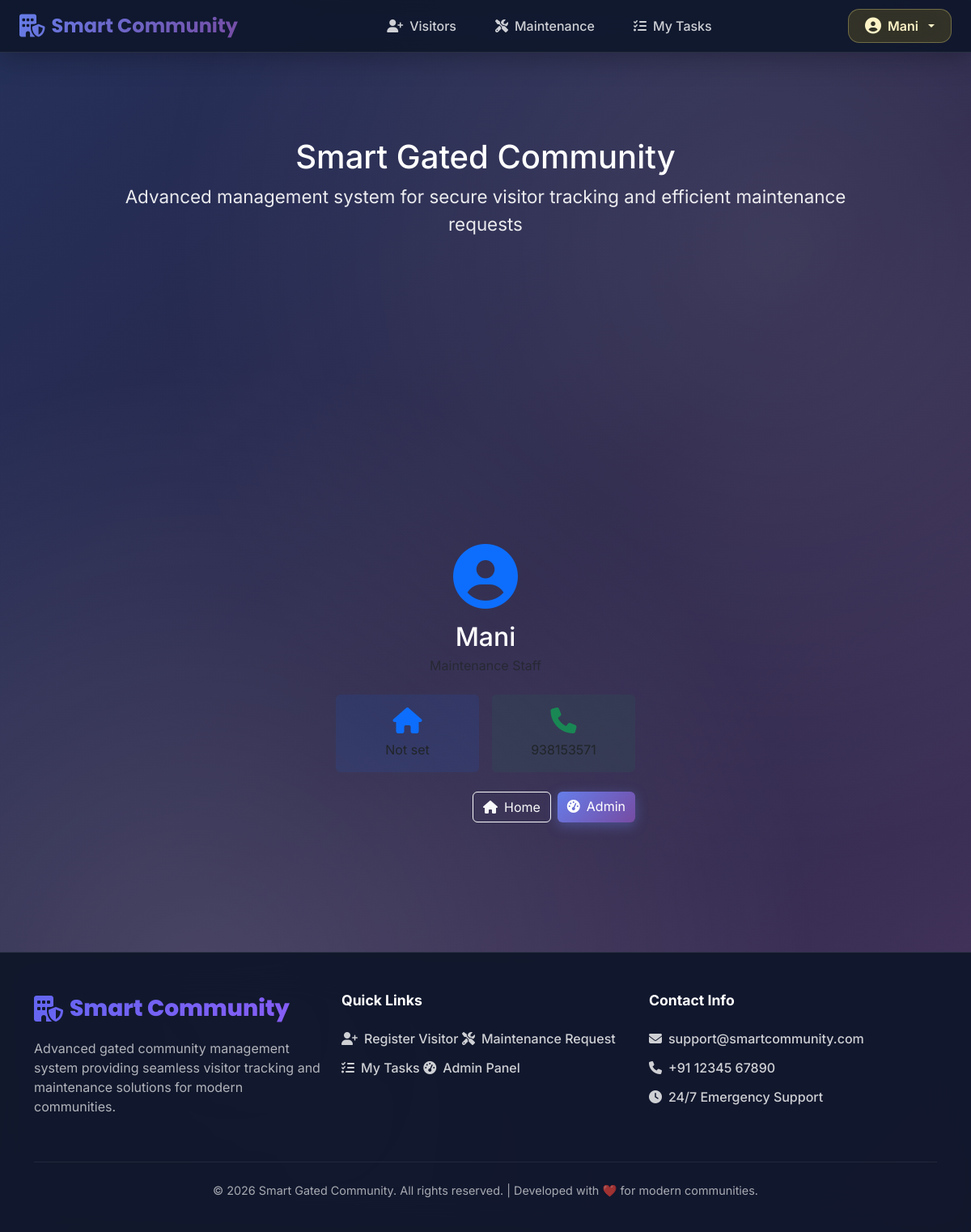
The app's page /accounts/profile/ (signed in) with its own data.
### accounts/models.py (models this page shows, shortened)
class User(AbstractUser):
    class Role(models.TextChoices):
        ADMIN = "ADMIN", "Admin"
        RESIDENT = "RESIDENT", "Resident"
        STAFF = "STAFF", "Maintenance Staff"
        GUARD = "GUARD", "Security Guard"
    role = models.CharField(
        max_length=20,
        choices=Role.choices,
        default=Role.RESIDENT,
    )
    flat_number = models.CharField(max_length=20, blank=True, null=True)
    phone = models.CharField(max_length=15, blank=True, null=True)
    class Designation(models.TextChoices):
        PLUMBER = "PLUMBER", "Plumber"
        ELECTRICIAN = "ELECTRICIAN", "Electrician"
        CARPENTER = "CARPENTER", "Carpenter"
        PAINTER = "PAINTER", "Painter"
        HVAC_TECHNICIAN = "HVAC_TECHNICIAN", "HVAC Technician"
        GARDENER = "GARDENER", "Gardener"
        SECURITY_GUARD = "SECURITY_GUARD", "Security Guard"
        CLEANER = "CLEANER", "Cleaner"
        GENERAL = "GENERAL", "General Maintenance"
    designation = models.CharField(
        max_length=20,
        choices=Designation.choices,
        blank=True,
        null=True,
        help_text="Staff designation"
    )

### accounts/views.py (the view)
# urls.py: path('profile/', views.profile, name='profile'),
@login_required
def profile(request):
    user = request.user
    context = {
        'user': user,
        'role_display': user.get_role_display() if hasattr(user, 'get_role_display') else user.role,
    }
    return render(request, 'accounts/profile.html', context)

### templates/accounts/profile.html (shortened to what this page needs)
{% extends "base.html" %}
{% block content %}
<div class="py-5">
    <div class="row justify-content-center">
        <div class="col-lg-8 col-xl-6">
            <div class="card-glass text-center p-5">
                <div class="mb-4">
                    <i class="fa-solid fa-user-circle fa-5x text-primary mb-3"></i>
                    <h1 class="h2 mb-1">{{ user.username }}</h1>
                    <p class="text-muted mb-0">{{ role_display }}</p>
                </div>
                <div class="row g-3 mb-4">
                    <div class="col-6">
                        <div class="card bg-primary bg-opacity-10 border-0 text-center p-3">
                            <i class="fa-solid fa-home fa-2x mb-2 text-primary"></i>
                            <div>{{ user.flat_number|default:"Not set" }}</div>
                        </div>
                    </div>
                    <div class="col-6">
                        <div class="card bg-success bg-opacity-10 border-0 text-center p-3">
                            <i class="fa-solid fa-phone fa-2x mb-2 text-success"></i>
                            <div>{{ user.phone|default:"Not set" }}</div>
                        </div>
                    </div>
                </div>
                <div class="d-grid gap-2 d-md-flex justify-content-md-end">
                    <a href="/" class="btn btn-outline-light">
                        <i class="fa-solid fa-house me-2"></i>Home
                    </a>
                    <a href="/admin/" class="btn btn-primary">
                        <i class="fa-solid fa-gauge-high me-2"></i>Admin
                    </a>
                </div>
            </div>
        </div>
    </div>
</div>
{% endblock %}

### templates/base.html (shortened to what this page needs)
<!DOCTYPE html>
<html lang="en">
<head>
    <link href="https://cdn.jsdelivr.net/npm/bootstrap@5.3.2/dist/css/bootstrap.min.css"
          rel="stylesheet"
>
    <link rel="stylesheet"
          href="https://cdnjs.cloudflare.com/ajax/libs/font-awesome/6.5.1/css/all.min.css"
>
</head>
<body {% if request.path == '/' %}class="home-page"{% endif %}>
    <nav class="navbar navbar-expand-lg navbar-dark fixed-top">
        <div class="container-fluid px-4">
            <a class="navbar-brand d-flex align-items-center" href="{% url 'home' %}">
                <i class="fa-solid fa-building-shield me-2 fs-3"></i>
                <span>Smart Community</span>
            </a>
            <div class="collapse navbar-collapse" id="mainNavbar">
                <ul class="navbar-nav mx-auto mb-2 mb-lg-0">
                    <li class="nav-item">
                        <a class="nav-link {% if request.path|slice:'0:10' == '/visitors/' %}active{% endif %}"
                           href="/visitors/create/">
                            <i class="fa-solid fa-user-plus me-2"></i>Visitors
                        </a>
                    </li>
                    <li class="nav-item">
                        <a class="nav-link {% if request.path|slice:'0:13' == '/maintainance/' %}active{% endif %}"
                           href="/maintainance/create/">
                            <i class="fa-solid fa-tools me-2"></i>Maintenance
                        </a>
                    </li>
                    {% if request.user.is_authenticated and request.user.role == 'STAFF' %}
                    <li class="nav-item">
                        <a class="nav-link {% if request.path|slice:'0:20' == '/maintainance/my-tasks' %}active{% endif %}"
                           href="/maintainance/my-tasks/">
                            <i class="fa-solid fa-list-check me-2"></i>My Tasks
                        </a>
                    </li>
                    {% endif %}
                </ul>
                <div class="d-flex align-items-center gap-3">
                    {% if request.user.is_authenticated %}
                        <div class="dropdown">
                            <button class="btn user-btn dropdown-toggle d-flex align-items-center gap-2"
                                    type="button" data-bs-toggle="dropdown" aria-expanded="false">
                                <i class="fa-solid fa-user-circle fs-5"></i>
                                <span class="d-none d-md-inline">{{ request.user.username }}</span>
                            </button>
                        </div>
                    {% else %}
                        <a href="{% url 'login' %}" class="btn btn-primary">
                            <i class="fa-solid fa-right-to-bracket me-2"></i>Login
                        </a>
                    {% endif %}
                </div>
            </div>
        </div>
    </nav>
    {% if request.path != "/accounts/login/" and request.path != "/login/" %}
    <section class="hero-section">
        <div class="container">
            <div class="row justify-content-center">
                <div class="col-12 col-lg-10">
                    <div class="hero-content">
                        <h1 class="hero-title">Smart Gated Community</h1>
                        <p style="font-size: clamp(1.1rem, 3vw, 1.4rem); opacity: 0.9; font-weight: 400;">
                            Advanced management system for secure visitor tracking and efficient maintenance requests
                        </p>
                    </div>
                </div>
            </div>
        </div>
    </section>
    {% endif %}
    <div class="container-fluid main-wrapper px-3 px-md-4">
        <div class="row">
            <div class="col-12 col-xl-10 mx-auto">
                {% block content %}{% endblock %}
            </div>
        </div>
    </div>
    <footer class="footer">
        <div class="container">
            <div class="row">
                <div class="col-lg-4 col-md-6 mb-4">
                    <div class="footer-brand d-flex align-items-center mb-3">
                        <i class="fa-solid fa-building-shield me-2 fs-2"></i>
                    </div>
                    <p class="opacity-75 mb-0">Advanced gated community management system providing seamless visitor tracking and maintenance solutions for modern communities.</p>
                </div>
                <div class="col-lg-4 col-md-6 mb-4">
                    <h5>Quick Links</h5>
                    <div class="footer-links">
                        <a href="/visitors/create/"><i class="fa-solid fa-user-plus"></i>Register Visitor</a>
                        <a href="/maintainance/create/"><i class="fa-solid fa-tools"></i>Maintenance Request</a>
                        {% if request.user.is_authenticated and request.user.role == 'STAFF' %}
                        <a href="/maintainance/my-tasks/"><i class="fa-solid fa-list-check"></i>My Tasks</a>
                        {% endif %}
                        <a href="/admin/"><i class="fa-solid fa-gauge-high"></i>Admin Panel</a>
                    </div>
                </div>
                <div class="col-lg-4 col-md-12 mb-4">
                    <h5>Contact Info</h5>
                    <div class="footer-links">
                        <a href="#"><i class="fa-solid fa-envelope"></i>support@smartcommunity.com</a>
                        <a href="#"><i class="fa-solid fa-phone"></i>+91 12345 67890</a>
                        <a href="#"><i class="fa-solid fa-clock"></i>24/7 Emergency Support</a>
                    </div>
                </div>
            </div>
            <div class="footer-bottom">
                <p>&copy; 2026 Smart Gated Community. All rights reserved. | Developed with ❤️ for modern communities.</p>
            </div>
        </div>
    </footer>
</body>
</html>

### templates/base.html (style rules this page uses)
:root { --primary: #6366f1; --secondary: #8b5cf6; --accent: #ec4899; --success: #10b981; --warning: #f59e0b; --danger: #ef4444; --dark: #0f172a; --darker: #020617; --light: #f8fafc; --glass: rgba(255, 255, 255, 0.05); --glass-border: rgba(255, 255, 255, 0.1); --profile-gold: linear-gradient(135deg, #facc15, #eab308); }
* { margin: 0; padding: 0; box-sizing: border-box; }
body { font-family: 'Inter', sans-serif; background: linear-gradient(rgba(15, 23, 42, 0.75), rgba(15, 23, 42, 0.75)), linear-gradient(135deg, #667eea 0%, #764ba2 50%, #f093fb 100%); background-attachment: fixed; color: #fff; min-height: 100vh; position: relative; overflow-x: hidden; }
body::before { content: ''; position: fixed; top: 0; left: 0; width: 100%; height: 100%; background: radial-gradient(circle at 20% 80%, rgba(255, 255, 255, 0.15) 0%, transparent 50%), radial-gradient(circle at 80% 20%, rgba(255, 255, 255, 0.1) 0%, transparent 50%); animation: bgShift 30s ease infinite; z-index: -1; }
.navbar { background: rgba(15, 23, 42, 0.92) !important; backdrop-filter: blur(25px) saturate(180%); border-bottom: 1px solid var(--glass-border); box-shadow: 0 8px 32px rgba(0, 0, 0, 0.25); transition: all 0.4s ease; }
.user-btn { background: rgba(250, 204, 21, 0.15) !important; backdrop-filter: blur(20px); border: 1px solid rgba(254, 240, 138, 0.3) !important; border-radius: 14px; padding: 0.5rem 1.25rem; color: #fef3c7 !important; transition: all 0.4s cubic-bezier(0.4, 0, 0.2, 1); font-weight: 600; }
.hero-section { min-height: 60vh; display: flex; align-items: center; position: relative; padding: 3rem 0; }
.hero-content { text-align: center; }
.main-wrapper { padding-top: 6rem; padding-bottom: 4rem; min-height: calc(100vh - 220px); }
.navbar-brand { font-family: 'Poppins', sans-serif; font-weight: 700; font-size: 1.5rem; background: linear-gradient(135deg, #667eea 0%, #764ba2 100%); -webkit-background-clip: text; background-clip: text; color: transparent; }
.btn-primary { background: linear-gradient(135deg, #667eea 0%, #764ba2 100%); box-shadow: 0 4px 15px rgba(102, 126, 234, 0.4); border: none; }
.nav-link { color: rgba(255, 255, 255, 0.8) !important; font-weight: 500; padding: 0.75rem 1.25rem !important; margin: 0 0.25rem; border-radius: 12px; transition: all 0.3s cubic-bezier(0.4, 0, 0.2, 1); }
.footer { background: rgba(15, 23, 42, 0.95); backdrop-filter: blur(25px) saturate(180%); border-top: 1px solid var(--glass-border); color: rgba(255, 255, 255, 0.9); padding: 3rem 0 1.5rem; }
.footer-brand { font-family: 'Poppins', sans-serif; font-size: 1.75rem; font-weight: 800; background: linear-gradient(135deg, var(--primary), var(--secondary)); -webkit-background-clip: text; background-clip: text; color: transparent; margin-bottom: 1rem; }
.footer h5 { font-weight: 700; color: #fff; margin-bottom: 1.5rem; font-size: 1.1rem; }
.footer-links a { color: rgba(255, 255, 255, 0.8); text-decoration: none; display: inline-flex; align-items: center; gap: 0.5rem; margin-bottom: 0.75rem; transition: all 0.3s ease; font-weight: 500; }
.footer-bottom { border-top: 1px solid rgba(255, 255, 255, 0.1); padding-top: 1.5rem; margin-top: 2rem; text-align: center; opacity: 0.7; font-size: 0.9rem; }

### records on screen
User: user.username "Mani", username "Mani", flat_number "Not set", phone "938153571"
